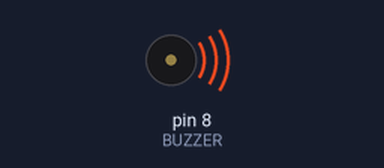
The sketch below on a simulated Arduino Uno, built with avr-gcc and run on an emulated ATmega328P. On the bench: buzzer (waves = sounding).

Above: at 0.1 s.
At 35.3 s:
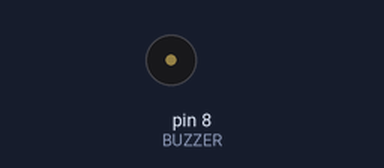
Timing chart, 0 to 36.8 s (numbered marks = the images above):
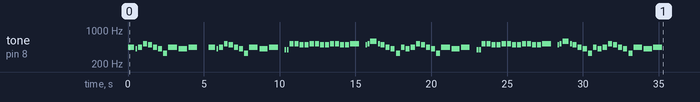

The sketch:

anonimo_25_de_diciembre.ino
```cpp
// Generado con Partitura → Arduino
// 179 notas/silencios · duración ≈ 35.3 s · 90 BPM
#include <avr/pgmspace.h>
#if !defined(PROGMEM)
  #define PROGMEM
  #define pgm_read_word(p) (*(p))
#endif

#define BUZZER 8
const uint16_t N = 179;

// Frecuencias en Hz (0 = silencio)
const uint16_t melody[] PROGMEM = {
  440, 0, 415, 0, 440, 0, 523, 0, 494, 0, 440, 0,
  415, 0, 330, 0, 440, 0, 415, 0, 440, 0, 440, 0,
  415, 0, 440, 0, 523, 0, 494, 0, 440, 0, 415, 0,
  330, 0, 440, 0, 415, 0, 440, 0, 392, 0, 392, 0,
  523, 0, 523, 0, 494, 0, 494, 0, 523, 0, 523, 0,
  494, 0, 494, 0, 523, 0, 523, 0, 494, 0, 494, 0,
  523, 0, 494, 0, 523, 0, 587, 0, 523, 0, 494, 0,
  440, 0, 415, 0, 330, 0, 440, 0, 415, 0, 440, 0,
  523, 0, 494, 0, 440, 0, 415, 0, 330, 0, 440, 0,
  415, 0, 440, 0, 392, 0, 392, 0, 523, 0, 523, 0,
  494, 0, 494, 0, 523, 0, 523, 0, 494, 0, 494, 0,
  523, 0, 523, 0, 494, 0, 494, 0, 523, 0, 494, 0,
  523, 0, 587, 0, 523, 0, 494, 0, 440, 0, 415, 0,
  330, 0, 440, 0, 415, 0, 440, 0, 523, 0, 494, 0,
  440, 0, 415, 0, 330, 0, 440, 0, 415, 0, 440
};
// Duraciones en ms
const uint16_t dur[] PROGMEM = {
  469, 36, 133, 36, 289, 36, 292, 36, 314, 36, 294, 36,
  289, 36, 292, 36, 644, 36, 617, 36, 644, 694, 469, 36,
  133, 36, 289, 36, 292, 36, 314, 36, 294, 36, 289, 36,
  292, 36, 644, 36, 617, 36, 644, 361, 103, 56, 133, 36,
  314, 36, 294, 36, 289, 36, 292, 36, 314, 36, 294, 36,
  289, 36, 292, 36, 314, 36, 294, 36, 289, 36, 292, 36,
  644, 361, 122, 36, 133, 36, 475, 36, 133, 36, 289, 36,
  292, 36, 314, 36, 294, 36, 289, 36, 292, 36, 314, 36,
  294, 36, 289, 36, 292, 36, 317, 36, 294, 36, 625, 36,
  619, 36, 600, 400, 150, 17, 150, 17, 314, 36, 294, 36,
  289, 36, 292, 36, 314, 36, 294, 36, 289, 36, 292, 36,
  314, 36, 294, 36, 289, 36, 292, 36, 644, 361, 122, 36,
  133, 36, 475, 36, 133, 36, 289, 36, 292, 36, 314, 36,
  294, 36, 289, 36, 292, 36, 314, 36, 294, 36, 289, 36,
  292, 36, 317, 36, 294, 36, 625, 36, 619, 36, 644
};

void playSong() {
  for (uint16_t i = 0; i < N; i++) {
    uint16_t f = pgm_read_word(&melody[i]);
    uint16_t d = pgm_read_word(&dur[i]);
    if (f) tone(BUZZER, f, (uint32_t)d * 90 / 100);
    delay(d);
    noTone(BUZZER);
  }
}

void setup() {
  pinMode(BUZZER, OUTPUT);
  playSong();
}

void loop() {
}
```
